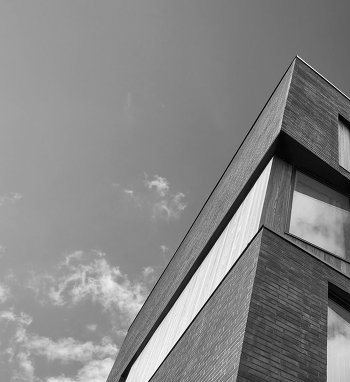
//> input picture image processing/stitching/sample1/image1.png, 350 x 382 px
$ ./main sample1/image1.png sample1/image2.png   (built with g++ and OpenCV 4)
//> lines starting //> are read from the running program, lines starting //| are printed output that depends on the picture
### image processing/stitching/header.h
#pragma once

#include "opencv2/opencv.hpp"
#include "opencv2/xfeatures2d/nonfree.hpp"
#include <set>
#include <vector>
#define INF 1000000000.0f
using namespace cv;
using namespace cv::xfeatures2d;
using namespace std;

Mat getTransformationMatrix(vector <KeyPoint> keypoints1, vector <KeyPoint> keypoints2, vector <DMatch> matches);
Mat getStitchedImage(Mat leftImg, Mat rightImg, Mat transformationMatrix);

### image processing/stitching/function.cpp
#include "header.h"

Mat getTransformationMatrix(vector <KeyPoint> keypoints1, vector <KeyPoint> keypoints2, vector <DMatch> matches) {

	srand(time(NULL));
	int iterations = 100;
	Mat A = Mat::zeros(6, 6, CV_32F);
	Mat B(6, 1, CV_32F);
	Mat X(6, 1, CV_32F); // AX = B ���� ���ϰ��� �ϴ� ���
	Mat cur(3, 3, CV_32F);

	Mat output(3, 3, CV_32F); // ��� ���

	set<int> inliers;
	set<int>::iterator it;
	float ax, ay;
	float bx, by;
	float t11;
	float t12;
	float t21;
	float t22;
	float t31;
	float t32;

	float curError;
	float bestError;

	// Tunable variable
	float inlierThreshold = 1.0; // � matching�� inlier�� �Ǳ� ���� ������ ����


	for (int i = 0; i < iterations; i++) {

		inliers.clear();

		// ���Ƿ� ������ 3�� matching ��
		for (int j = 0; j < 3; ) {
			int pairNum = rand() % matches.size();
			if (inliers.find(pairNum) == inliers.end()) {
				inliers.insert(pairNum);
				j++;
			}
		}

		//////// �ʱ� ��ȯ��� ���

		// Linear System (AX = B) �� �����ϴ� ��� ����
		for (int i = 0; i < 6; i++)
			for (int j = 0; j < 6; j++)
				A.at<float>(i, j) = 0.0f;

		for (int i = 0; i < 6; i++)
			B.at<float>(i, 0) = 0.0f;

		for (it = inliers.begin(); it != inliers.end(); it++) {
			ax = keypoints1[matches[*it].queryIdx].pt.x;
			ay = keypoints1[matches[*it].queryIdx].pt.y;
			bx = keypoints2[matches[*it].trainIdx].pt.x;
			by = keypoints2[matches[*it].trainIdx].pt.y;

			A.at<float>(0, 0) += ax * ax;
			A.at<float>(0, 1) += ax * ay;
			A.at<float>(0, 2) += ax;
			A.at<float>(1, 0) += ax * ay;
			A.at<float>(1, 1) += ay * ay;
			A.at<float>(1, 2) += ay;
			A.at<float>(2, 0) += ax;
			A.at<float>(2, 1) += ay;
			A.at<float>(2, 2) += 1.0f;

			A.at<float>(3, 3) += ax * ax;
			A.at<float>(3, 4) += ax * ay;
			A.at<float>(3, 5) += ax;
			A.at<float>(4, 3) += ax * ay;
			A.at<float>(4, 4) += ay * ay;
			A.at<float>(4, 5) += ay;
			A.at<float>(5, 3) += ax;
			A.at<float>(5, 4) += ay;
			A.at<float>(5, 5) += 1.0f;

			B.at<float>(0, 0) += ax * bx;
			B.at<float>(1, 0) += ay * bx;
			B.at<float>(2, 0) += bx;
			B.at<float>(3, 0) += ax * by;
			B.at<float>(4, 0) += ay * by;
			B.at<float>(5, 0) += by;
		}

		// Linear System ���� ���� ��� X ����
		solve(A, B, X, DECOMP_SVD);

		// ����� X�κ��� �ʱ� ��ȯ��� ����
		cur.at<float>(0, 0) = X.at<float>(0, 0);
		cur.at<float>(0, 1) = X.at<float>(3, 0);
		cur.at<float>(0, 2) = 0.0f;
		cur.at<float>(1, 0) = X.at<float>(1, 0);
		cur.at<float>(1, 1) = X.at<float>(4, 0);
		cur.at<float>(1, 2) = 0.0f;
		cur.at<float>(2, 0) = X.at<float>(2, 0);
		cur.at<float>(2, 1) = X.at<float>(5, 0);
		cur.at<float>(2, 2) = 1.0f;

		// inlier�� ���Ե��� ���� matching�� ��, �ʱ� ��ȯ��Ŀ� ���� ��� ����(inlierThreshold) �̳��� matching�� inlier�� �߰�
		t11 = cur.at<float>(0, 0);
		t12 = cur.at<float>(0, 1);
		t21 = cur.at<float>(1, 0);
		t22 = cur.at<float>(1, 1);
		t31 = cur.at<float>(2, 0);
		t32 = cur.at<float>(2, 1);

		for (int j = 0; j < matches.size(); j++) {

			if (inliers.find(j) == inliers.end()) {

				float queryX = keypoints1[matches[j].queryIdx].pt.x;
				float queryY = keypoints1[matches[j].queryIdx].pt.y;

				float trainX = keypoints2[matches[j].trainIdx].pt.x;
				float trainY = keypoints2[matches[j].trainIdx].pt.y;

				float transformedX = (t11 * queryX + t12 * queryY + t31);
				float transformedY = (t21 * queryX + t22 * queryY + t32);

				// ���� ���
				float error = (trainX - transformedX)*(trainX - transformedX) + (trainY - transformedY)*(trainY - transformedY);

				if (error < inlierThreshold) inliers.insert(j);
			}
		}

		//////// ��ȯ��� ���

		// Linear System (AX = B) �� �����ϴ� ��� ����
		for (int i = 0; i < 6; i++)
			for (int j = 0; j < 6; j++)
				A.at<float>(i, j) = 0.0f;

		for (int i = 0; i < 6; i++)
			B.at<float>(i, 0) = 0.0f;

		for (it = inliers.begin(); it != inliers.end(); it++) {
			ax = keypoints1[matches[*it].queryIdx].pt.x;
			ay = keypoints1[matches[*it].queryIdx].pt.y;
			bx = keypoints2[matches[*it].trainIdx].pt.x;
			by = keypoints2[matches[*it].trainIdx].pt.y;

			A.at<float>(0, 0) += ax * ax;
			A.at<float>(0, 1) += ax * ay;
			A.at<float>(0, 2) += ax;
			A.at<float>(1, 0) += ax * ay;
			A.at<float>(1, 1) += ay * ay;
			A.at<float>(1, 2) += ay;
			A.at<float>(2, 0) += ax;
			A.at<float>(2, 1) += ay;
			A.at<float>(2, 2) += 1.0f;

			A.at<float>(3, 3) += ax * ax;
			A.at<float>(3, 4) += ax * ay;
			A.at<float>(3, 5) += ax;
			A.at<float>(4, 3) += ax * ay;
			A.at<float>(4, 4) += ay * ay;
			A.at<float>(4, 5) += ay;
			A.at<float>(5, 3) += ax;
			A.at<float>(5, 4) += ay;
			A.at<float>(5, 5) += 1.0f;

			B.at<float>(0, 0) += ax * bx;
			B.at<float>(1, 0) += ay * bx;
			B.at<float>(2, 0) += bx;
			B.at<float>(3, 0) += ax * by;
			B.at<float>(4, 0) += ay * by;
			B.at<float>(5, 0) += by;
		}

		// Linear System ���� ������ ��� X ����
		solve(A, B, X, DECOMP_SVD);

		// ����� X�κ��� �ʱ� ��ȯ��� ����
		cur.at<float>(0, 0) = X.at<float>(0, 0);
		cur.at<float>(0, 1) = X.at<float>(3, 0);
		cur.at<float>(0, 2) = 0.0f;
		cur.at<float>(1, 0) = X.at<float>(1, 0);
		cur.at<float>(1, 1) = X.at<float>(4, 0);
		cur.at<float>(1, 2) = 0.0f;
		cur.at<float>(2, 0) = X.at<float>(2, 0);
		cur.at<float>(2, 1) = X.at<float>(5, 0);
		cur.at<float>(2, 2) = 1.0f;

		// ��ȯ����� error ���
		t11 = cur.at<float>(0, 0);
		t12 = cur.at<float>(0, 1);
		t21 = cur.at<float>(1, 0);
		t22 = cur.at<float>(1, 1);
		t31 = cur.at<float>(2, 0);
		t32 = cur.at<float>(2, 1);

		curError = 0.0f;
		for (int j = 0; j < matches.size(); j++) {

			float queryX = keypoints1[matches[j].queryIdx].pt.x;
			float queryY = keypoints1[matches[j].queryIdx].pt.y;

			float trainX = keypoints2[matches[j].trainIdx].pt.x;
			float trainY = keypoints2[matches[j].trainIdx].pt.y;

			float transformedX = (t11 * queryX + t12 * queryY + t31);
			float transformedY = (t21 * queryX + t22 * queryY + t32);

			// ���� ���
			curError += (trainX - transformedX)*(trainX - transformedX) + (trainY - transformedY)*(trainY - transformedY);
		}
		curError /= matches.size();

		// ���� ��ȯ����� ������ �� �۴ٸ� output ������Ʈ
		if (i == 0) {
			output = cur.clone();
			bestError = curError;
		}
		else {
			if (bestError > curError) {
				output = cur.clone();
				bestError = curError;
			}
		}
	}

	return output;
}

Mat getStitchedImage(Mat leftImg, Mat rightImg, Mat transformationMatrix) {

	// leftImg �� ȭ�ҵ��� transformationMatrix(leftImg -> rightImg)�� ��ȯ��
	float t11 = transformationMatrix.at<float>(0, 0);
	float t12 = transformationMatrix.at<float>(0, 1);
	float t21 = transformationMatrix.at<float>(1, 0);
	float t22 = transformationMatrix.at<float>(1, 1);
	float t31 = transformationMatrix.at<float>(2, 0);
	float t32 = transformationMatrix.at<float>(2, 1);

	float minX = 0.0f, maxX = (float)(rightImg.cols-1);
	float minY = 0.0f, maxY = (float)(rightImg.rows-1);
	for (int i = 0; i < leftImg.rows; i++) {
		for (int j = 0; j < leftImg.cols; j++) {
			float x = j, y = i;
			float transformedX = (t11 * x + t12 * y + t31);
			float transformedY = (t21 * x + t22 * y + t32);

			if (minX > transformedX) minX = transformedX;
			if (maxX < transformedX) maxX = transformedX;

			if (minY > transformedY) minY = transformedY;
			if (maxY < transformedY) maxY = transformedY;
		}
	}

	int offsetX, offsetY;
	if (minX < 0.0f) offsetX = -(int)(floor(minX));
	else offsetX = 0;
	if (minY < 0.0f) offsetY = -(int)(floor(minY));
	else offsetY = 0;

	int outputWidth = (int)floor(maxX) + offsetX;
	int outputHeight = (int)floor(maxY) + offsetY;
	printf("output size = %d x %d\n", outputWidth, outputHeight);

	// output image �Ҵ�
	Mat output = Mat::zeros(outputHeight, outputWidth, CV_8UC1);

	// output image ����
	for (int i = 0; i < leftImg.rows; i++) {
		for (int j = 0; j < leftImg.cols; j++) {
			float x = j, y = i;
			float transformedX = (t11 * x + t12 * y + t31);
			float transformedY = (t21 * x + t22 * y + t32);

			int outputY = offsetY + (int)(floor(transformedY));
			int outputX = offsetX + (int)(floor(transformedX));

			if (outputY >= 0 && outputY < outputHeight && outputX >= 0 && outputX < outputWidth)
				output.at<uchar>(outputY, outputX) = leftImg.at<uchar>(i, j);
		}
	}

	for (int i = 0; i < rightImg.rows; i++)
		for (int j = 0; j < rightImg.cols; j++)
			if (offsetY + i < output.rows && offsetX + j < output.cols)
				output.at<uchar>(offsetY + i, offsetX + j) = rightImg.at<uchar>(i, j);

	return output;
}

### image processing/stitching/main.cpp
#include "header.h"

int main(int argc, char *argv[]) {

	if (argc != 3) {
		printf("Usage : opencv_stitching.exe [image1 filename] [image2 filename]\n");
		return 1;
	}

	// 이미지 로드
	Mat leftImg = imread(argv[1], IMREAD_GRAYSCALE);
//> leftImg is the input picture: 382 rows x 350 cols, CV_8UC1; min 0, max 255, mean 133.6
	namedWindow("Left image", WINDOW_AUTOSIZE);
	moveWindow("Left image", 50, 50);
	imshow("Left image", leftImg);
	Mat rightImg = imread(argv[2], IMREAD_GRAYSCALE);
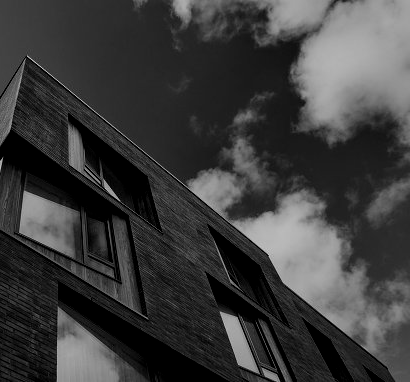
//> input picture image processing/stitching/sample1/image2.png, 410 x 382 px
//> rightImg is the input picture: 382 rows x 410 cols, CV_8UC1; min 0, max 205, mean 60.6
	namedWindow("Right image", WINDOW_AUTOSIZE);
	moveWindow("Right image", 50, 50);
	imshow("Right image", rightImg);

	vector <KeyPoint> leftKeypoints;
	vector <KeyPoint> rightKeypoints;

	Mat leftDescriptors;
	Mat rightDescriptors;

	Ptr <Feature2D> detector = SIFT::create();
	assert(detector != nullptr);
	detector->detectAndCompute(leftImg, Mat(), leftKeypoints, leftDescriptors);
//> leftKeypoints = 219 keypoints; strongest (x, y, size): (271, 161, 2.1), (249, 244, 1.9), (125, 375, 4.9), (308, 214, 28.3)
	detector->detectAndCompute(rightImg, Mat(), rightKeypoints, rightDescriptors);
//> rightKeypoints = 321 keypoints; strongest (x, y, size): (296, 243, 53.5), (231, 324, 13.4), (41, 218, 32.6), (244, 357, 14.1)

	printf("left keypoints = %d\n", leftKeypoints.size());
//| left keypoints = 219
	printf("right keypoints = %d\n", rightKeypoints.size());
//| right keypoints = 321

	// Match
	FlannBasedMatcher matcher;
	vector <DMatch> matches;
	matcher.match(leftDescriptors, rightDescriptors, matches);
//> matches = 219 matches

	// Extract good matching only
	vector <DMatch> goodMatches;

	double maxDist = 0.0, minDist = 1000000000.0;
	for (int i = 0; i < matches.size(); i++) {
		double curDist = matches[i].distance;
		if (minDist > curDist) minDist = curDist;
		if (maxDist < curDist) maxDist = curDist;
	}
//> this loop made 219 passes
//> (curDist, minDist, maxDist) on pass 1: (304.2, 304.2, 304.2)
//> (curDist, minDist) on passes 17, 23, 66, 73, 75, 89: (289.2, 289.2), (234.9, 234.9), (233.2, 233.2), (214.4, 214.4), (200.5, 200.5), (116.2, 116.2)
//> after the loop, minDist = 0; maxDist = 474.2

	for (int i = 0; i < matches.size(); i++)
		if (matches[i].distance <= max(2 * minDist, 100.0))
			goodMatches.push_back(matches[i]);

	Mat matchImg;
	drawMatches(leftImg, leftKeypoints, rightImg, rightKeypoints, goodMatches, matchImg, Scalar::all(-1), Scalar::all(-1));
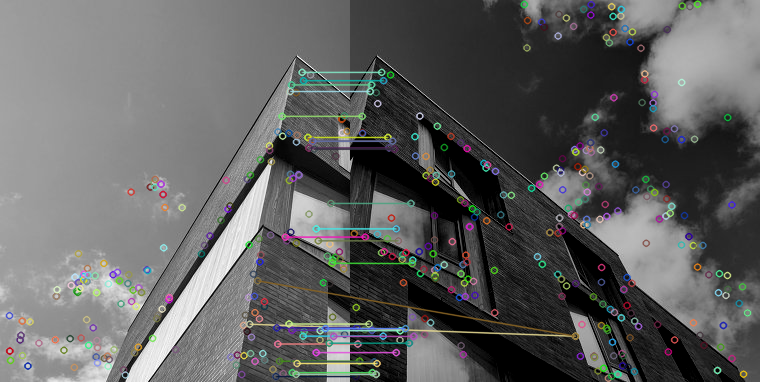
//> matchImg: 382 rows x 760 cols, CV_8UC3; mean B, G, R 96.4, 96.8, 96.4
	namedWindow("Matching result", WINDOW_AUTOSIZE);
	moveWindow("Matching result", 50, 50);
	imshow("Matching result", matchImg);

	Mat transformationMatrix = getTransformationMatrix(leftKeypoints, rightKeypoints, goodMatches);
//> the loop in getTransformationMatrix, `for (int i = 0; i < iterations; i++)` made 100 passes
//> (ax, ay, bx, by, curError, bestError) on passes 1, 6, 7, 19: (333.3, 335.9, 63.25, 335.9, 3527.4, 3527.4), (331.6, 262.7, 61.61, 263.2, 3511.6, 3511.6), (331.6, 262.7, 61.61, 263.2, 3479.5, 3479.5), (331.6, 262.7, 61.61, 263.2, 3456.1, 3456.1)
//> (ax, ay, bx, by, curError) on passes 2, 3, 4, 5, 8, 9: (296.6, 363, 26.56, 363, 5500.2), (331.6, 262.7, 61.61, 263.2, 4136.7), (333.3, 335.9, 63.25, 335.9, 3527.4), (333.3, 335.9, 63.25, 335.9, 3527.4), (330.4, 202.9, 60.4, 202.9, 3540), (330.4, 202.9, 60.4, 202.9, 3501.8)
//> after the loop in getTransformationMatrix, `for (int i = 0; i < iterations; i++)`: inliers = 3 items; A = [[294110.3, 172237.9, 938.9, 0, 0, 0], [172237.9, 132631.1, 540.7, 0, 0, 0], [938.9, 540.7, 3, 0, 0, 0], [0, 0, 0, 294110.3, 172237.9, 938.9], [0, 0, 0, 172237.9, 132631.1, 540.7], [0, 0, 0, 938.9, 540.7, 3]]; B = [40453.5, 26219.8, 128.4, 172238.7, 132626.4, 540.7]; ax = 325; ay = 328.2; bx = 54.99; by = 328.1; X = [1.13, -0.00978, -309.8, 0.172, 0.985, -51.25]; cur = [[1.13, 0.172, 0], [-0.00978, 0.985, 0], [-309.8, -51.25, 1]]
	Mat stitchedImg = getStitchedImage(leftImg, rightImg, transformationMatrix);
//| output size = 658 x 396
//> in getStitchedImage, `Mat output = Mat::zeros(outputHeight, outputWidth, CV_8UC1);`: output: 396 rows x 658 cols, CV_8UC1; every value is 0
//> after the loop in getStitchedImage, `for (int i = 0; i < leftImg.rows; i++)`:
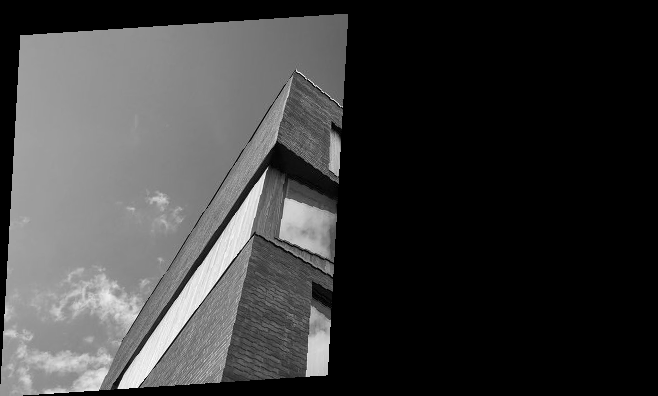
//> output: 396 rows x 658 cols, CV_8UC1; min 0, max 255, mean 60.6
//> after the loop in getStitchedImage, `for (int i = 0; i < rightImg.rows; i++)`:
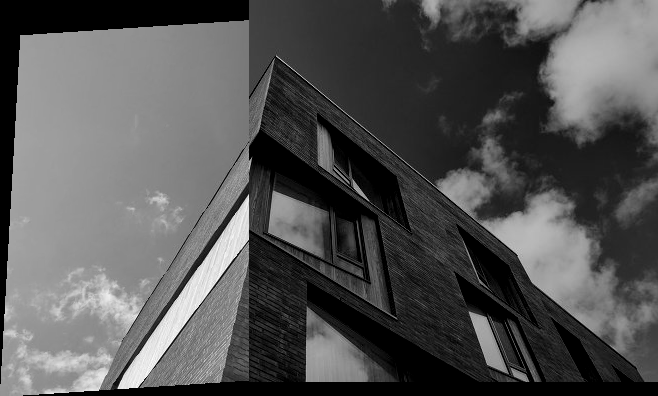
//> output: 396 rows x 658 cols, CV_8UC1; min 0, max 255, mean 84.5

	namedWindow("Stitching result", WINDOW_AUTOSIZE);
	moveWindow("Stitching result", 50, 50);
	imshow("Stitching result", stitchedImg);

	waitKey(0);
	destroyWindow("Left image");
	destroyWindow("Right image");
	destroyWindow("Matching result");
	destroyWindow("Stitching result");

	return 0;
}
